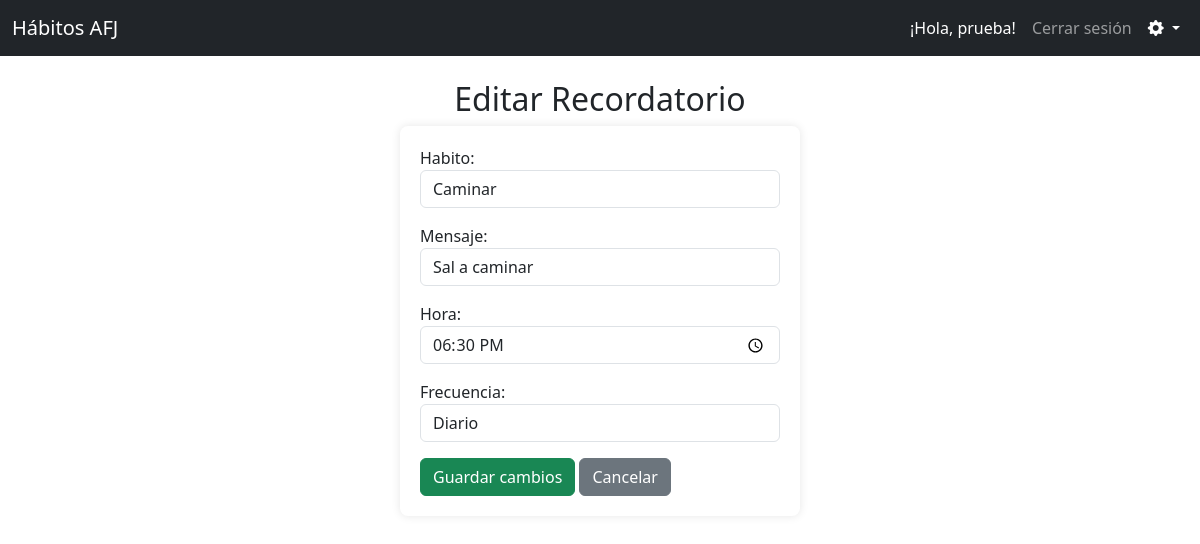
The app's page /habitos/recordatorios/3/editar/ (signed in) with its own data.
### habitos/models.py (models this page shows, shortened)
class Recordatorio(models.Model):
    habito = models.ForeignKey(Habito, on_delete=models.CASCADE, related_name='recordatorios')
    mensaje = models.CharField(max_length=255)
    hora = models.TimeField()
    frecuencia = models.CharField(
        max_length=20,
        choices=[('diario', 'Diario'), ('semanal', 'Semanal')],
        default='diario'
    )

### habitos/views.py (the view)
# urls.py: path('recordatorios/<int:recordatorio_id>/editar/', views.editar_recordatorio, name='editar_recordatorio'),
@never_cache
@login_required
def editar_recordatorio(request, recordatorio_id):
    recordatorio = get_object_or_404(Recordatorio, pk=recordatorio_id)
    habito = recordatorio.habito
    if request.method == 'POST':
        form = RecordatorioForm(request.POST, instance=recordatorio)
        if form.is_valid():
            form.save()
            return redirect('ver_recordatorio', habito_id=habito.id)
    else:
        form = RecordatorioForm(instance=recordatorio)
    return render(request, 'habitos/editar_recordatorio.html', {'form': form, 'habito': habito})

### habitos/forms.py
class RecordatorioForm(forms.ModelForm):
    class Meta:
        model = Recordatorio
        fields = ['habito', 'mensaje', 'hora', 'frecuencia']
        widgets = {
            'habito': forms.Select(attrs={'class': 'form-control'}),
            'mensaje': forms.TextInput(attrs={'class': 'form-control'}),
            'hora': forms.TimeInput(attrs={'class': 'form-control', 'type': 'time'}),
            'frecuencia': forms.Select(attrs={'class': 'form-control'}),
        }
    def __init__(self, *args, **kwargs):
        user = kwargs.pop('user', None)  # Sacamos user de kwargs
        super().__init__(*args, **kwargs)
        if user is not None:
            self.fields['habito'].queryset = Habito.objects.filter(usuario=user)

### habitos/models.py (called while the page is built)
    def __str__(self):
        return self.nombre

### habitos/templates/habitos/editar_recordatorio.html (shortened to what this page needs)
{% extends 'base.html' %}
{% block content %}
  <h2 class="titulo-centrado">Editar Recordatorio</h2>
  <form method="post">
    {{ form.as_p }}
        <button type="submit" class="btn btn-success">Guardar cambios</button>
        <a href="{% url 'ver_recordatorio' habito.id %}" class="btn btn-secondary">Cancelar</a>
  </form>
{% endblock %}

### habitos/templates/base.html (shortened to what this page needs)
{% load static %}
<!DOCTYPE html>
<html lang="es">
<head>
    <link rel="stylesheet" href="{% static 'habitos/css/estilos.css' %}">
    <link rel="stylesheet" href="https://cdn.jsdelivr.net/npm/bootstrap@5.3.0/dist/css/bootstrap.min.css">
    <link rel="stylesheet" href="https://cdn.jsdelivr.net/npm/bootstrap-icons@1.10.5/font/bootstrap-icons.css">
</head>
<body>
    <nav class="navbar navbar-expand-lg navbar-dark bg-dark">
        <div class="container-fluid">
            <a class="navbar-brand" href="{% url 'inicio' %}">Hábitos AFJ</a>
            <div class="collapse navbar-collapse justify-content-end" id="navbarNav">
                <ul class="navbar-nav">
                    {% if user.is_authenticated %}
                        <li class="nav-item">
                            <span class="nav-link disabled text-white">
                                ¡Hola, {{ user.username }}!
                            </span>
                        </li>
                        <li class="nav-item">
                            <a class="nav-link" href="#" onclick="event.preventDefault(); document.getElementById('logout-form').submit();">
                                Cerrar sesión
                            </a>
                        </li>
                        <li class="nav-item dropdown">
                            <a class="nav-link dropdown-toggle text-white" href="#" id="configuracionDropdown" role="button" data-bs-toggle="dropdown" aria-expanded="false">
                                <i class="bi bi-gear-fill"></i>
                            </a>
                        </li>
                    {% endif %}
                </ul>
            </div>
        </div>
    </nav>
    <div class="container mt-4">
        {% block content %}
        {% endblock %}
    </div>
</body>
</html>

### habitos/static/habitos/css/estilos.css (style rules this page uses)
body { font-family: Arial, sans-serif; background-color: #f0f8ff; margin: 20px; }
form { background: white; padding: 20px; border-radius: 8px; max-width: 400px; margin: auto; box-shadow: 0 0 10px rgba(0,0,0,0.1); }
button { background-color: #4CAF50; color: white; border: none; padding: 10px 15px; cursor: pointer; border-radius: 4px; }
.titulo-centrado { text-align: center; }

### records on screen
Recordatorio: habito "Caminar", mensaje "Sal a caminar", hora "18:30:00", frecuencia "Diario"

### other values on screen
{{ user.username }} "prueba"
